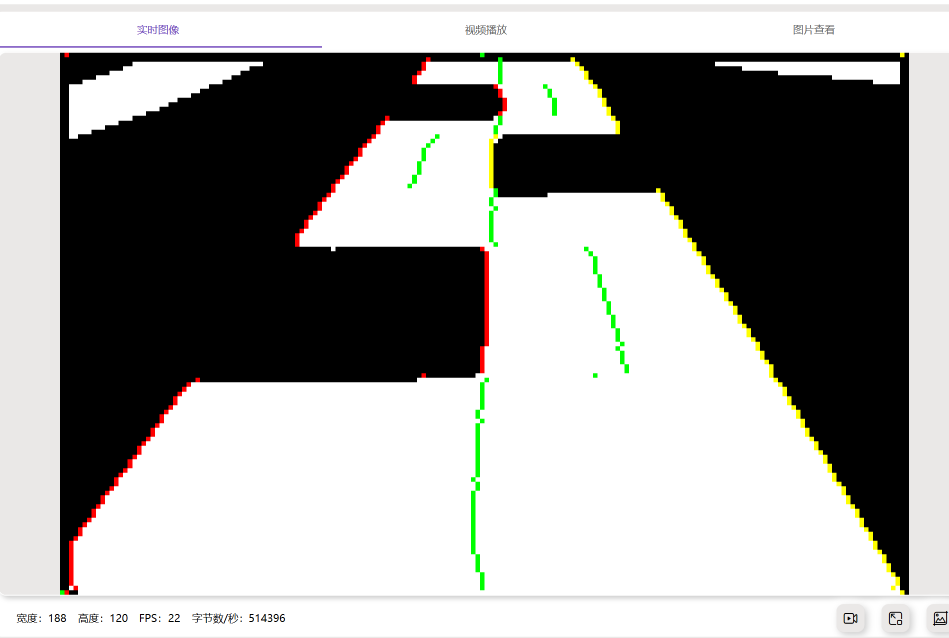
#> input picture 1.png, 1897 x 1276 px (shown at 1/2 size)
$ python '透视变换选点.py'
#> lines starting #> are read from the running program, lines starting #| are printed output that depends on the picture
# -*- coding: utf-8 -*-
"""
Created on Tue Mar 25 17:28:40 2025

@author: 寻木
"""

import cv2
import msvcrt
import os

img=cv2.imread("1.png")
#> img is the input picture: shape (1276, 1897, 3); mean B, G, R 155.7, 157.8, 158
img=cv2.cvtColor(img, cv2.COLOR_BGR2GRAY)
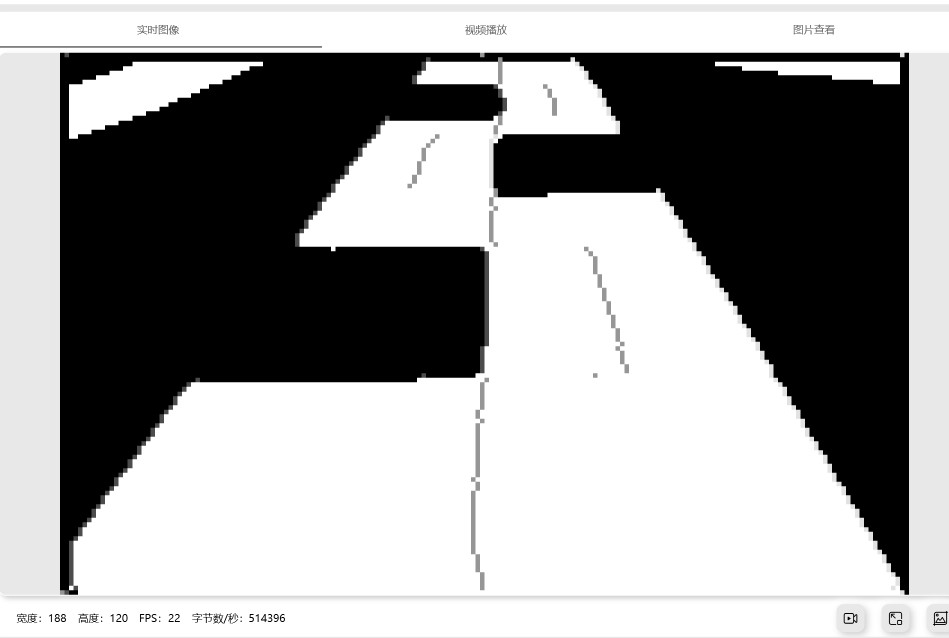
#> img: shape (1276, 1897) (shown at 1/2 size); min 0, max 255, mean 157.6
img = cv2.cvtColor(img, cv2.COLOR_GRAY2RGB)
#> img: shape (1276, 1897, 3)
imgori=img.copy()
all_point=[[0,0],[0,0],[0,0],[0,0]]
img=cv2.resize(img,(int(img.shape[1]*0.5),int(img.shape[0]*0.5)))
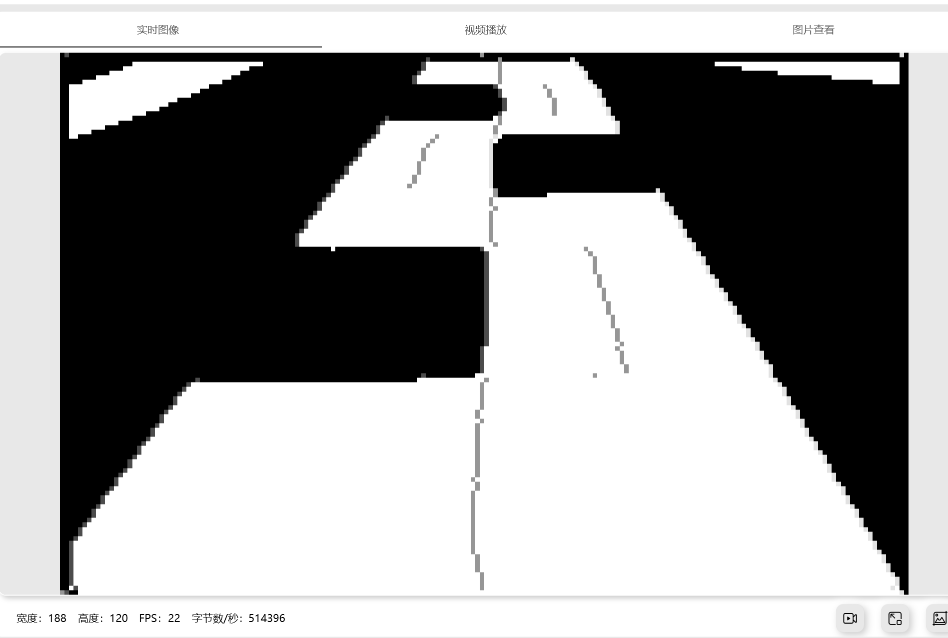
#> img: shape (638, 948, 3); min 0, max 255, mean 157.6
img1=img.copy()
step=10
print("使用方法：\n\n1.输入点的坐标，然后按任意方向键查看图中的位置\n\n2.位置不满意即可使用方向键移动\n(若发现按下方向键没反应可以鼠标点一下图片的窗口再试试)\n\n3.若满意，按回车即可保存\n\n4.若想换一个位置和移动的步长，按esc即可\n\n\n")
for k in range (0,4):

    while True:
        print("请输入第"+str(k+1)+"个点的像素点的位置：")
#> (the run stopped early here; a loop or call above may not have finished)
